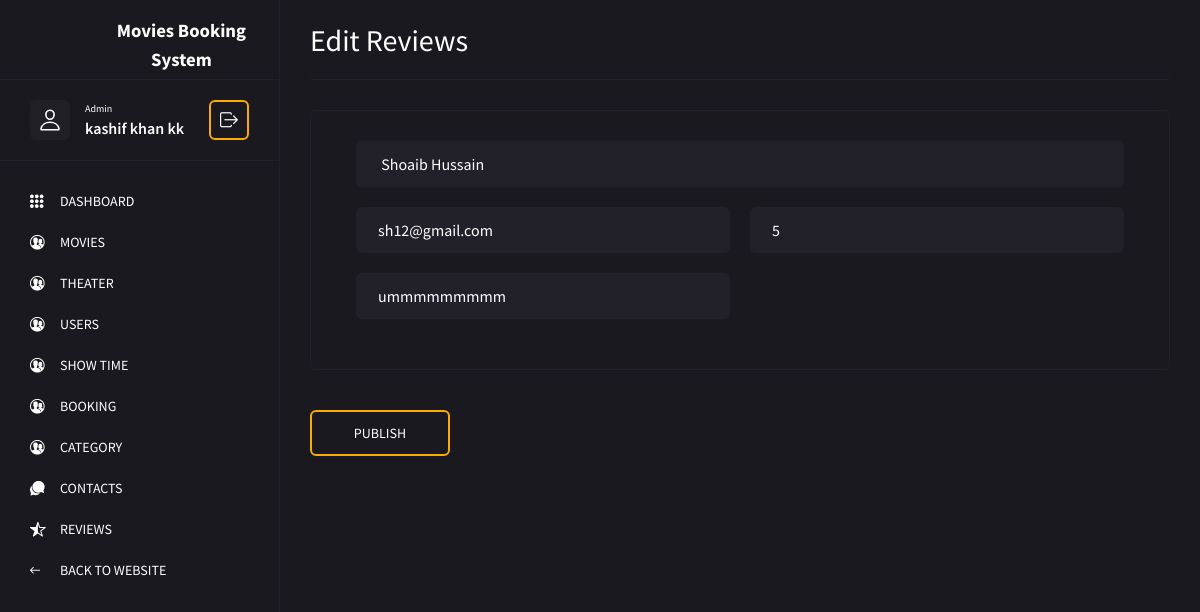
The page /admin/edit-reviews.php?id=1 (signed in) on the database its author committed.
### tables this page shows
CREATE TABLE `reviews` (
  `id` int(11) NOT NULL,
  `user_name` varchar(50) DEFAULT NULL,
  `user_email` varchar(50) DEFAULT NULL,
  `rating` varchar(100) DEFAULT NULL,
  `message` varchar(255) DEFAULT NULL,
  `movie_id` int(11) NOT NULL
);

### admin/edit-reviews.php (the view, shortened to what this page needs)
<?php
include 'slicing/nav.php';
$id = $_GET['id'];
$res = mysqli_query($con, "select * from reviews where id=$id");
$row = mysqli_fetch_assoc($res);
?>
<?php
include 'slicing/sidebar.php'
?>
<main class="main">
	<div class="container-fluid">
		<div class="row">
			<div class="col-12">
				<div class="main__title">
					<h2>Edit Reviews</h2>
				</div>
			</div>
			<div class="col-12">
				<form method="POST" enctype="multipart/form-data" class="form">
					<div class="col-12 col-md-7 form__content">
						<div class="row row--form">
							<div class="col-12">
								<input type="text" name="user_name" value="<?= $row['user_name'] ?>" class="form__input" placeholder="movie name" >
							</div>
							<div class="col-12 col-lg-6">
								<input type="email" name="user_email" value="<?= $row['user_email'] ?>" class="form__input" placeholder="Title" >
							</div>
							<div class="col-12 col-lg-6">
								<input id="text" name="rating" class="form__input" placeholder="rating" value="<?= $row['rating'] ?>">
							</div>
							<div class="col-12 col-lg-6">
								<input type="text" name="message" value="<?= $row['message'] ?>" class="form__input" placeholder="me ssage">
							</div>
						</div>
					</div>
			</div>
			<div class="col-12">
				<div class="row row--form">
					<div class="col-12">
						<button type="submit" name="btn" class="form__btn">publish</button>
					</div>
				</div>
			</div>
		</div>
	</div>
</main>
</body>
</html>

### admin/css/admin.css (style rules this page uses)
html { -webkit-text-size-adjust: 100%; -ms-text-size-adjust: 100%; }
html, body { height: 100%; }
body { font-family: 'Source Sans Pro', sans-serif; font-weight: 400; background-color: #1a191f; font-weight: normal; -webkit-font-smoothing: antialiased; }
button { padding: 0; border: none; background-color: transparent; transition: 0.4s; cursor: pointer; transition-property: color, background-color, border-color, opacity; }
input, textarea, select { padding: 0; margin: 0; border-radius: 0; -webkit-appearance: none; -moz-appearance: none; -ms-appearance: none; appearance: none; box-shadow: none; transition: 0.4s; }
.row--grid, .row--form { margin-left: -10px; margin-right: -10px; }
.row--grid .col-12, .row--form .col-12, .row--grid .col-6, .row--form .col-6 { padding-left: 10px; padding-right: 10px; }
.main { position: relative; margin-top: 70px; padding: 20px 0 10px; }
.main__title { display: flex; flex-direction: row; justify-content: flex-start; align-items: center; flex-wrap: wrap; margin-bottom: 20px; border-bottom: 1px solid #222028; padding-bottom: 20px; }
.main__title h2 { color: #fff; font-weight: 400; font-size: 30px; line-height: 100%; margin-bottom: 0; }
@media (min-width: 768px) { .main { padding: 30px 0 20px; } }
@media (min-width: 768px) { .main__title { margin-bottom: 30px; padding-bottom: 30px; } }
@media (min-width: 1200px) { .main { padding: 0 15px 30px 295px; margin-top: 0; } }
@media (min-width: 1200px) { .main__title { padding-bottom: 0; height: 80px; } }
.form { padding: 20px; margin-bottom: 20px; border: 1px solid #222028; border-radius: 6px; }
.form__input { margin-bottom: 20px; width: 100%; background-color: #222028; border: 2px solid transparent; height: 46px; position: relative; color: #fff; font-size: 16px; width: 100%; color: #fff; border-radius: 6px; padding: 0 20px; }
.form__btn { display: flex; flex-direction: row; justify-content: center; align-items: center; height: 46px; width: 140px; border-radius: 6px; background-color: transparent; font-size: 14px; color: #fff; text-transform: uppercase; border: 2px solid #f9ab00; margin-top: 10px; }
@media (min-width: 768px) { .form { padding: 30px; margin-bottom: 30px; } }
@media (min-width: 768px) { .form__content { -ms-flex: 0 0 calc(100% - 290px); flex: 0 0 calc(100% - 290px); max-width: 100%; } }

### admin/edit-reviews.php (style rules this page uses)
* { color: white !important; }

### rows shown on the page
reviews: user_name "Shoaib Hussain", user_email "sh12@gmail.com", rating "5", message "ummmmmmmmm"

### other values the page prints
$_SESSION["user_name"] "kashif khan kk"
